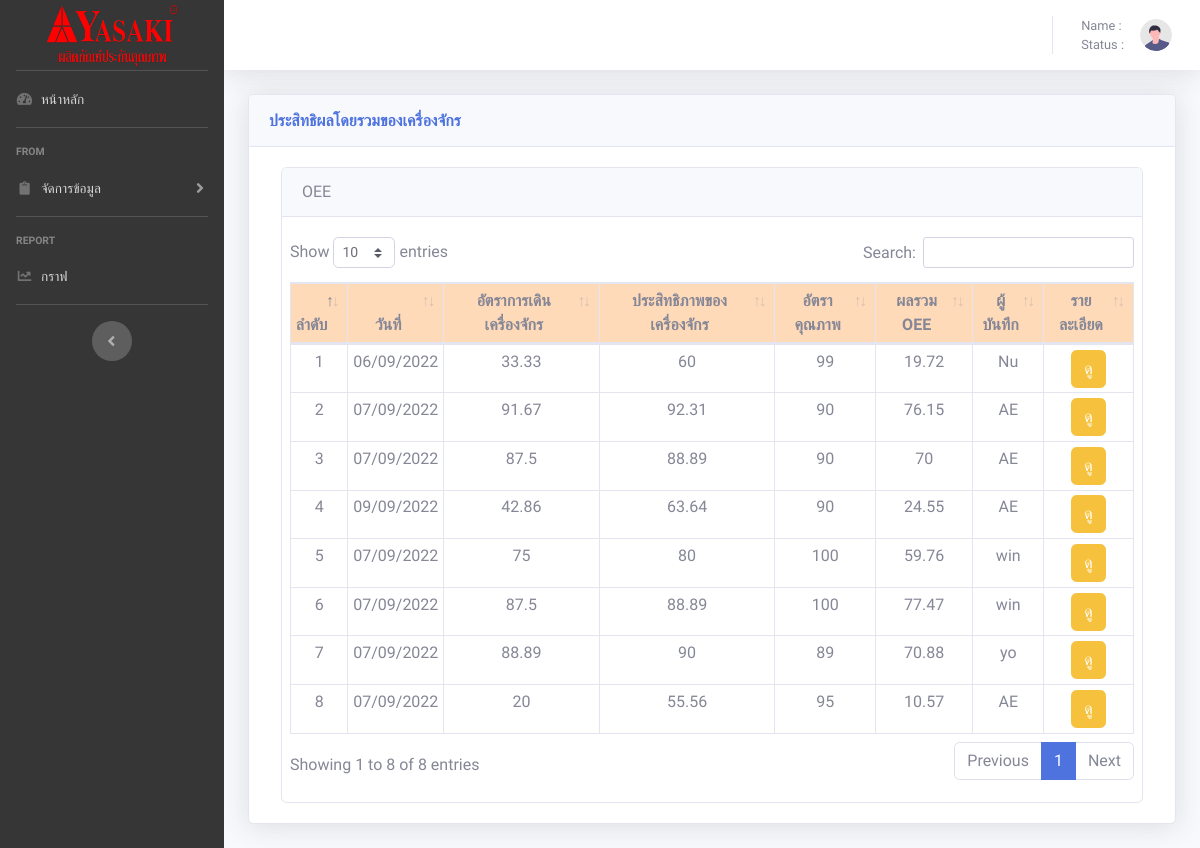
The page /charts.php on the database as committed earlier.
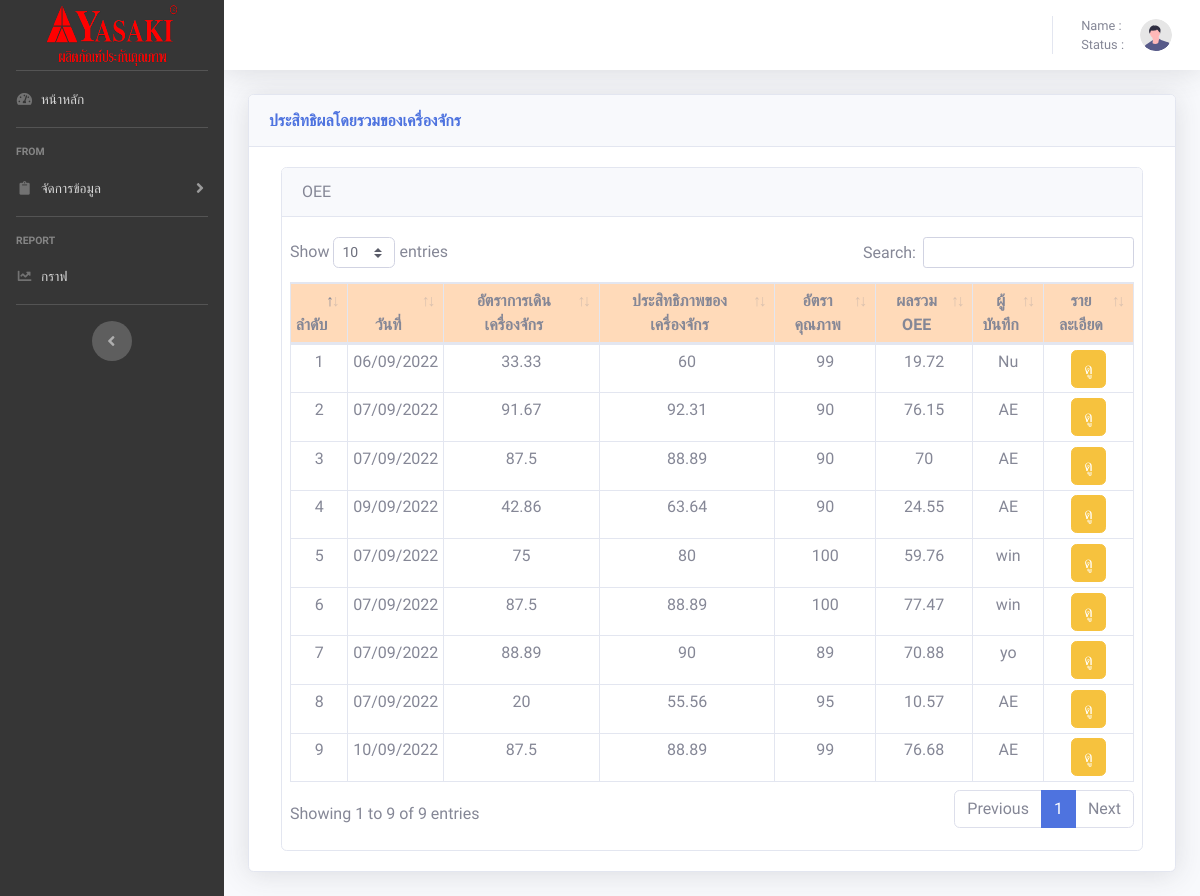
The same page on the database as committed later.
### tables this page shows
CREATE TABLE `report` (
  `id` int(10) NOT NULL,
  `AT` double NOT NULL,
  `SP` double NOT NULL,
  `WT` double NOT NULL,
  `MS` double NOT NULL,
  `MIX` double NOT NULL,
  `RT` double NOT NULL,
  `MSS` double NOT NULL,
  `TT` double NOT NULL,
  `NO` double NOT NULL,
  `NUM` double NOT NULL,
  `TOT` double NOT NULL,
  `TR` float NOT NULL,
  `TS` float NOT NULL,
  `NT` int(20) NOT NULL,
  `EU` float NOT NULL,
  `date` date DEFAULT NULL,
  `u_id` varchar(10) NOT NULL
);

CREATE TABLE `users` (
  `u_id` int(11) NOT NULL,
  `u_usersname` varchar(50) NOT NULL,
  `u_pssaword` int(20) NOT NULL,
  `Status` varchar(20) NOT NULL,
  `std2` varchar(50) NOT NULL,
  `mac_id` varchar(50) NOT NULL
);

### charts.php (the view, shortened to what the changed rows need)
<?php
require('config.php');
?>
<!DOCTYPE html>
<html lang="en">
<head>
    <link href="vendor/fontawesome-free/css/all.min.css" rel="stylesheet" type="text/css">
    <link href="css/sb-admin-2.min.css" rel="stylesheet">
    <link href="vendor/datatables/dataTables.bootstrap4.min.css" rel="stylesheet">
</head>
<body id="page-top" style="font-family: 'Pridi', serif;">
    <div id="wrapper">
        <div id="content-wrapper" class="d-flex flex-column">
            <div id="content">
                <div class="container-fluid">
                    <div class="card shadow mb-4">
                        <div class="card-body">
                            <div class="mx-auto col-12">
                                <div class="card">
                                    <div class="card-body">
                                        <div class="row ">
                                            <div class="table-responsive">
                                                <table class="table table-bordered text-center table-sm " id="dataTable">
                                                    <thead>
                                                        <tr bgcolor="PeachPuff">
                                                            <th>ลำดับ</th>
                                                            <th>วันที่</th>
                                                            <th>อัตราการเดินเครื่องจักร</th>
                                                            <th>ประสิทธิภาพของเครื่องจักร</th>
                                                            <th>อัตราคุณภาพ</th>
                                                            <th>ผลรวม OEE</th>
                                                            <th>ผู้บันทึก</th>
                                                            <th>รายละเอียด</th>
                                                    </thead>
                                                    <?php
                                                    mysqli_query($conn, 'SET NAMES UTF8');
                                                    $sql = "SELECT * FROM `report` INNER JOIN users on report.u_id = users.u_id;";
                                                    $query = mysqli_query($conn, $sql);
                                                    $n1 = 0;
                                                    while ($value = mysqli_fetch_array($query)) {
                                                        $d = date_create($value['date']);
                                                        $d1 = date_format($d, "d/m/Y");
                                                        $n1++;
                                                        echo '<tr>
                    <td>' . $n1 . '</td>
                    <td>' . $d1 . '</td>
                    <td>' . $value['TR'] . '</td>
                    <td>' . $value['TS'] . '</td>
                    <td>' . $value['NT'] . '</td>
                    <td>' . $value['EU'] . '</td>
                    <td>' . $value['u_usersname'] . '</td>
                    <td><a href="charts.php?id=' . $value["id"] . '&name=' . $value["u_usersname"] . '&date=' . $d1 . '"><button type="button" class="btn btn-warning">ดู</button></a></td>
                </tr>';
                                                    }
                                                    ?>
                                                </table>
                                            </div>
                                        </div>
                                    </div>
                                </div>
                                            </div>
                                </div>
                            </div>
                        </div>
                    </div>
                </div>
            </div>
</body>
</html>

Rows that differ between the two databases and show on the page:
added report: date "10/09/2022", TR "87.5", TS "88.89", NT "99", EU "76.68", u.u_usersname "AE"
Other text that changed with them:
text written by a page script: "Show entries Search: Showing 1 to 8 of 8 entries Previous 1 Next" → "Show entries Search: Showing 1 to 9 of 9 entries Previous 1 Next"
